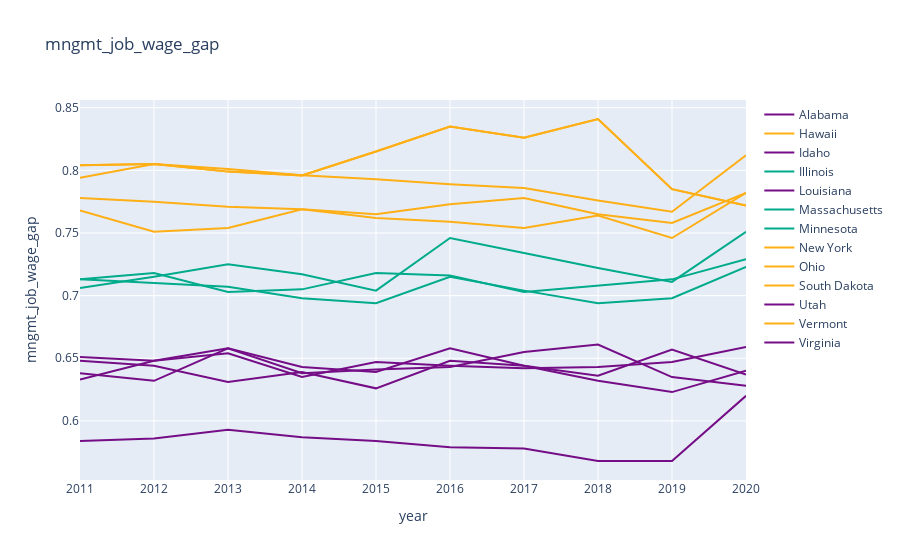

Notebook code for this chart:
### Markdown cell above
<h4> State legislature</h4>

* Proportion of women in legislature.
* In general, the trend is steady before 2018, with a slight increase after.
    * Colorado: stays the top 1 in female proportion in state legislature. 2018-2019 shows a sharp increase.
    * Hawaii: moved from the top 10% to the middle range (45%-55%)
    * Alaska: moved from the last in the middle range to the top 10% range
    * Oklahoma: shows a sharp

### Code cell
import_feat = ['state_legislature','mngmt_job_wage_gap','rape_rate','life_exp_m_f','abortion_rate']

# Calculate the rank percentage for each state in 2011
df['pct_rank'] = df[df['year'] == 2011]['mngmt_job_wage_gap'].rank(pct=True)

# Divide states into three groups based on rank percentage
df['group'] = pd.cut(df['pct_rank'], bins=[0, 0.1, 0.45, 0.55, 0.9, 1.0], labels=[r'前10%', r'10%-45%', r'45%-55%', r'55%-90%', r'后10%'])

# Process each state's data individually and store it in a dictionary
states_data = {}
for state, data in df.groupby('state'):
    # Sort the data by year
    data = data.sort_values('year')
    # Construct Plotly's Trace object
    trace = go.Scatter(
        x=data['year'],
        y=data['mngmt_job_wage_gap'],
        name=state,
        line=dict(width=2),
        mode='lines',
        text=data['mngmt_job_wage_gap'],
        hovertemplate='<b>%{text:.2f}%</b><brstate: %{name}<br>year: %{x}'
    )
    # Assign the corresponding color according to which group the state belongs to
    if r'前10%' in data['group'].unique():
        
        trace.update(line=dict(color='#750D86'))
        states_data[state] = trace

    elif r'后10%' in data['group'].unique():
        trace.update(line=dict(color='#FEAF16'))
        states_data[state] = trace

    elif r'45%-55%' in data['group'].unique():
        trace.update(line=dict(color='#00AB8B'))
        states_data[state] = trace

    # Store a Trace object for each state

# Construct Plotly's Figure object
fig = go.Figure(list(states_data.values()))

# Add a chart title and axis labels
fig.update_layout(title='mngmt_job_wage_gap',
                xaxis_title='year',
                yaxis_title='mngmt_job_wage_gap')

# show chart
fig.show()

### Figure 1 — Plotly figure (JSON) as saved in the notebook; plotly's stock layout.template omitted (floating-point values rounded to 4 significant figures)
{"data": [{"hovertemplate": "<b>%{text:.2f}%</b><brstate: %{name}<br>year: %{x}", "line": {"color": "#750D86", "width": 2}, "mode": "lines", "name": "Alabama", "text": [0.633, 0.648, 0.658, 0.643, 0.639, 0.658, 0.644, 0.632, 0.623, 0.64], "type": "scatter", "x": [2011, 2012, 2013, 2014, 2015, 2016, 2017, 2018, 2019, 2020], "y": [0.633, 0.648, 0.658, 0.643, 0.639, 0.658, 0.644, 0.632, 0.623, 0.64]}, {"hovertemplate": "<b>%{text:.2f}%</b><brstate: %{name}<br>year: %{x}", "line": {"color": "#FEAF16", "width": 2}, "mode": "lines", "name": "Hawaii", "text": [0.804, 0.805, 0.799, 0.796, 0.815, 0.835, 0.826, 0.841, 0.785, 0.772], "type": "scatter", "x": [2011, 2012, 2013, 2014, 2015, 2016, 2017, 2018, 2019, 2020], "y": [0.804, 0.805, 0.799, 0.796, 0.815, 0.835, 0.826, 0.841, 0.785, 0.772]}, {"hovertemplate": "<b>%{text:.2f}%</b><brstate: %{name}<br>year: %{x}", "line": {"color": "#750D86", "width": 2}, "mode": "lines", "name": "Idaho", "text": [0.638, 0.632, 0.658, 0.638, 0.641, 0.643, 0.655, 0.661, 0.635, 0.628], "type": "scatter", "x": [2011, 2012, 2013, 2014, 2015, 2016, 2017, 2018, 2019, 2020], "y": [0.638, 0.632, 0.658, 0.638, 0.641, 0.643, 0.655, 0.661, 0.635, 0.628]}, {"hovertemplate": "<b>%{text:.2f}%</b><brstate: %{name}<br>year: %{x}", "line": {"color": "#00AB8B", "width": 2}, "mode": "lines", "name": "Illinois", "text": [0.713, 0.71, 0.707, 0.698, 0.694, 0.715, 0.704, 0.694, 0.698, 0.723], "type": "scatter", "x": [2011, 2012, 2013, 2014, 2015, 2016, 2017, 2018, 2019, 2020], "y": [0.713, 0.71, 0.707, 0.698, 0.694, 0.715, 0.704, 0.694, 0.698, 0.723]}, {"hovertemplate": "<b>%{text:.2f}%</b><brstate: %{name}<br>year: %{x}", "line": {"color": "#750D86", "width": 2}, "mode": "lines", "name": "Louisiana", "text": [0.648, 0.644, 0.631, 0.639, 0.626, 0.648, 0.644, 0.636, 0.657, 0.637], "type": "scatter", "x": [2011, 2012, 2013, 2014, 2015, 2016, 2017, 2018, 2019, 2020], "y": [0.648, 0.644, 0.631, 0.639, 0.626, 0.648, 0.644, 0.636, 0.657, 0.637]}, {"hovertemplate": "<b>%{text:.2f}%</b><brstate: %{name}<br>year: %{x}", "line": {"color": "#00AB8B", "width": 2}, "mode": "lines", "name": "Massachusetts", "text": [0.706, 0.715, 0.725, 0.717, 0.704, 0.746, 0.734, 0.722, 0.711, 0.751], "type": "scatter", "x": [2011, 2012, 2013, 2014, 2015, 2016, 2017, 2018, 2019, 2020], "y": [0.706, 0.715, 0.725, 0.717, 0.704, 0.746, 0.734, 0.722, 0.711, 0.751]}, {"hovertemplate": "<b>%{text:.2f}%</b><brstate: %{name}<br>year: %{x}", "line": {"color": "#00AB8B", "width": 2}, "mode": "lines", "name": "Minnesota", "text": [0.713, 0.718, 0.703, 0.705, 0.718, 0.716, 0.703, 0.708, 0.713, 0.729], "type": "scatter", "x": [2011, 2012, 2013, 2014, 2015, 2016, 2017, 2018, 2019, 2020], "y": [0.713, 0.718, 0.703, 0.705, 0.718, 0.716, 0.703, 0.708, 0.713, 0.729]}, {"hovertemplate": "<b>%{text:.2f}%</b><brstate: %{name}<br>year: %{x}", "line": {"color": "#FEAF16", "width": 2}, "mode": "lines", "name": "New York", "text": [0.778, 0.775, 0.771, 0.769, 0.765, 0.773, 0.778, 0.765, 0.758, 0.782], "type": "scatter", "x": [2011, 2012, 2013, 2014, 2015, 2016, 2017, 2018, 2019, 2020], "y": [0.778, 0.775, 0.771, 0.769, 0.765, 0.773, 0.778, 0.765, 0.758, 0.782]}, {"hovertemplate": "<b>%{text:.2f}%</b><brstate: %{name}<br>year: %{x}", "line": {"color": "#FEAF16", "width": 2}, "mode": "lines", "name": "Ohio", "text": [0.804, 0.805, 0.799, 0.796, 0.815, 0.835, 0.826, 0.841, 0.785, 0.772], "type": "scatter", "x": [2011, 2012, 2013, 2014, 2015, 2016, 2017, 2018, 2019, 2020], "y": [0.804, 0.805, 0.799, 0.796, 0.815, 0.835, 0.826, 0.841, 0.785, 0.772]}, {"hovertemplate": "<b>%{text:.2f}%</b><brstate: %{name}<br>year: %{x}", "line": {"color": "#FEAF16", "width": 2}, "mode": "lines", "name": "South Dakota", "text": [0.768, 0.751, 0.754, 0.769, 0.762, 0.759, 0.754, 0.764, 0.746, 0.782], "type": "scatter", "x": [2011, 2012, 2013, 2014, 2015, 2016, 2017, 2018, 2019, 2020], "y": [0.768, 0.751, 0.754, 0.769, 0.762, 0.759, 0.754, 0.764, 0.746, 0.782]}, {"hovertemplate": "<b>%{text:.2f}%</b><brstate: %{name}<br>year: %{x}", "line": {"color": "#750D86", "width": 2}, "mode": "lines", "name": "Utah", "text": [0.584, 0.586, 0.593, 0.587, 0.584, 0.579, 0.578, 0.568, 0.568, 0.62], "type": "scatter", "x": [2011, 2012, 2013, 2014, 2015, 2016, 2017, 2018, 2019, 2020], "y": [0.584, 0.586, 0.593, 0.587, 0.584, 0.579, 0.578, 0.568, 0.568, 0.62]}, {"hovertemplate": "<b>%{text:.2f}%</b><brstate: %{name}<br>year: %{x}", "line": {"color": "#FEAF16", "width": 2}, "mode": "lines", "name": "Vermont", "text": [0.794, 0.805, 0.801, 0.796, 0.793, 0.789, 0.786, 0.776, 0.767, 0.812], "type": "scatter", "x": [2011, 2012, 2013, 2014, 2015, 2016, 2017, 2018, 2019, 2020], "y": [0.794, 0.805, 0.801, 0.796, 0.793, 0.789, 0.786, 0.776, 0.767, 0.812]}, {"hovertemplate": "<b>%{text:.2f}%</b><brstate: %{name}<br>year: %{x}", "line": {"color": "#750D86", "width": 2}, "mode": "lines", "name": "Virginia", "text": [0.651, 0.648, 0.654, 0.635, 0.647, 0.644, 0.642, 0.643, 0.647, 0.659], "type": "scatter", "x": [2011, 2012, 2013, 2014, 2015, 2016, 2017, 2018, 2019, 2020], "y": [0.651, 0.648, 0.654, 0.635, 0.647, 0.644, 0.642, 0.643, 0.647, 0.659]}], "layout": {"title": {"text": "mngmt_job_wage_gap"}, "xaxis": {"title": {"text": "year"}}, "yaxis": {"title": {"text": "mngmt_job_wage_gap"}}}}
